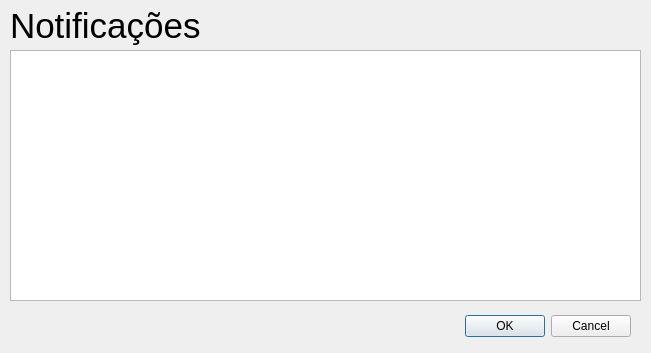
<?xml version="1.0" encoding="UTF-8"?>
<ui version="4.0">
 <class>telaNotificacoesColaborador</class>
 <widget class="QDialog" name="telaNotificacoesColaborador">
  <property name="geometry">
   <rect>
    <x>0</x>
    <y>0</y>
    <width>651</width>
    <height>353</height>
   </rect>
  </property>
  <property name="acceptDrops">
   <bool>false</bool>
  </property>
  <property name="windowTitle">
   <string>Notificações</string>
  </property>
  <widget class="QDialogButtonBox" name="buttonBox">
   <property name="geometry">
    <rect>
     <x>290</x>
     <y>310</y>
     <width>341</width>
     <height>32</height>
    </rect>
   </property>
   <property name="orientation">
    <enum>Qt::Horizontal</enum>
   </property>
   <property name="standardButtons">
    <set>QDialogButtonBox::Cancel|QDialogButtonBox::Ok</set>
   </property>
  </widget>
  <widget class="QTableWidget" name="tb_notificacoes">
   <property name="geometry">
    <rect>
     <x>10</x>
     <y>50</y>
     <width>631</width>
     <height>251</height>
    </rect>
   </property>
  </widget>
  <widget class="QLabel" name="label">
   <property name="geometry">
    <rect>
     <x>10</x>
     <y>0</y>
     <width>281</width>
     <height>51</height>
    </rect>
   </property>
   <property name="font">
    <font>
     <pointsize>26</pointsize>
    </font>
   </property>
   <property name="text">
    <string>Notificações</string>
   </property>
  </widget>
 </widget>
 <resources/>
 <connections>
  <connection>
   <sender>buttonBox</sender>
   <signal>accepted()</signal>
   <receiver>telaNotificacoesColaborador</receiver>
   <slot>accept()</slot>
   <hints>
    <hint type="sourcelabel">
     <x>248</x>
     <y>254</y>
    </hint>
    <hint type="destinationlabel">
     <x>157</x>
     <y>274</y>
    </hint>
   </hints>
  </connection>
  <connection>
   <sender>buttonBox</sender>
   <signal>rejected()</signal>
   <receiver>telaNotificacoesColaborador</receiver>
   <slot>reject()</slot>
   <hints>
    <hint type="sourcelabel">
     <x>316</x>
     <y>260</y>
    </hint>
    <hint type="destinationlabel">
     <x>286</x>
     <y>274</y>
    </hint>
   </hints>
  </connection>
 </connections>
</ui>
